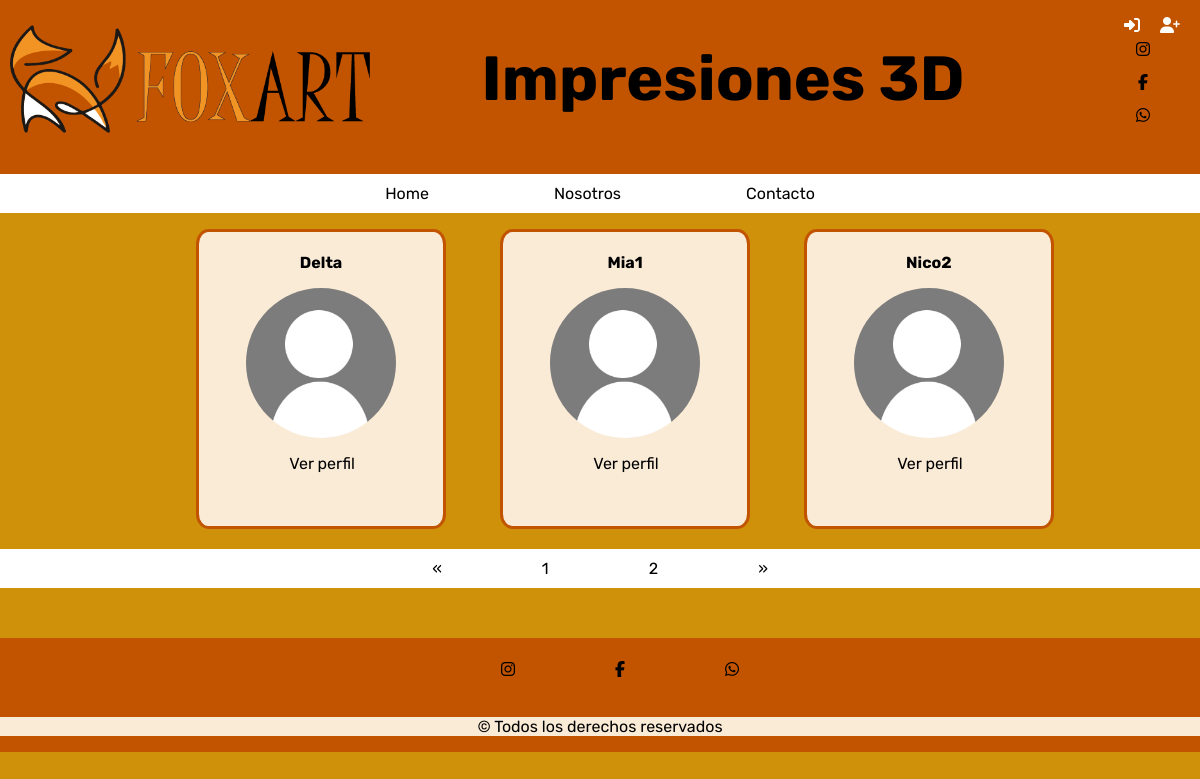
Before: /profile/ with the older database file.
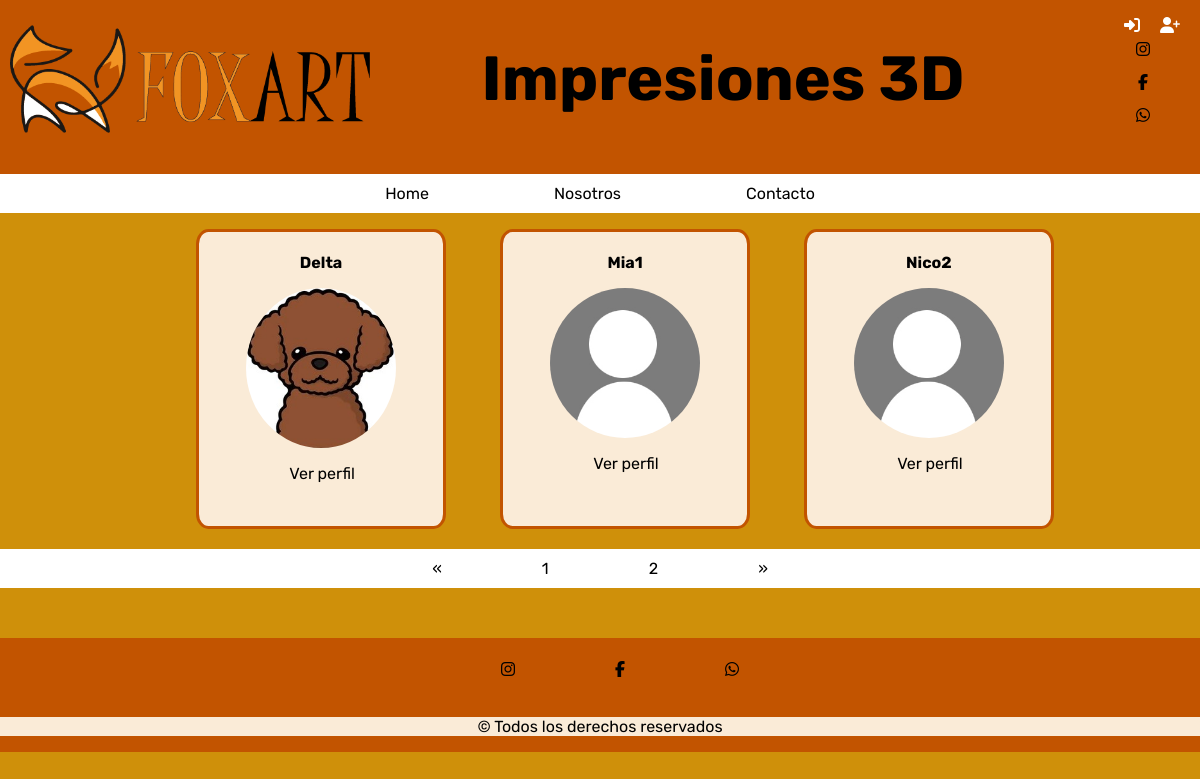
After: the same page with the newer database file.
### registration/models.py (models this page shows)
class Profile(models.Model):
    user = models.OneToOneField(User, on_delete=models.CASCADE)
    avatar = models.ImageField(upload_to=custom_upload_to, null=True, blank=True)
    bio = models.TextField(null=True, blank=True)
    link = models.URLField(max_length=200, null=True, blank=True)
    class Meta:
        ordering = ['user__username']

### profiles/views.py (the view)
# urls.py: path('', ProfileListView.as_view(), name='list'),
class ProfileListView(ListView):
    model = Profile
    template_name = 'profiles/profile_list.html'
    paginate_by = 3

### profiles/templates/profiles/profile_list.html (shortened to what this page needs)
{% extends 'core/base.html' %}
{% load static %}
{% block content %}
<main role="main">
  <div class="container">
    <div class="row mt-3">
          {% for profile in profile_list %}
            <div class="catalogo ">
              <a>
                <div class="categoria">
                    <p><b>{{profile.user|truncatechars:"16"}}</b></p>
                <div class="foto">
                  {% if profile.avatar %}
                    <img src="{{profile.avatar.url}}">
                  {% else %}
                    <img src="{% static 'registration/img/no-avatar.jpg' %}">
                  {% endif %}
                  </div>
                    <p>
                    <a href="{% url 'profiles:detail' profile.user %}">Ver perfil</a>
                    </p>
                </div>
              </a>
            </div>
          {% endfor %}
    </div>
  </div>
{% if is_paginated %}
  <nav aria-label="Page navigation">
    <ul class="pagination justify-content-center">
      {% if page_obj.has_previous %}
        <li class="page-item ">
          <a class="page-link" href="?page={{ page_obj.previous_page_number }}">&laquo;</a>
        </li>
      {% else %}
        <li class="page-item disabled">
          <a class="page-link" href="#" tabindex="-1">&laquo;</a>
        </li>
      {% endif %}
      {% for i in paginator.page_range %}
        <li class="page-item {% if page_obj.number == i %}active{% endif %}">
          <a class="page-link" href="?page={{ i }}">{{ i }}</a>
        </li>
      {% endfor %}
      {% if page_obj.has_next %}
        <li class="page-item ">
          <a class="page-link" href="?page={{ page_obj.next_page_number }}">&raquo;</a>
        </li>
      {% else %}
        <li class="page-item disabled">
          <a class="page-link" href="#" tabindex="-1">&raquo;</a>
        </li>
      {% endif %}
    </ul>
  </nav>
{% endif %}
</main>
{% endblock %}

Changed rows visible on the page:
changed Profile "Delta": avatar: picture added
